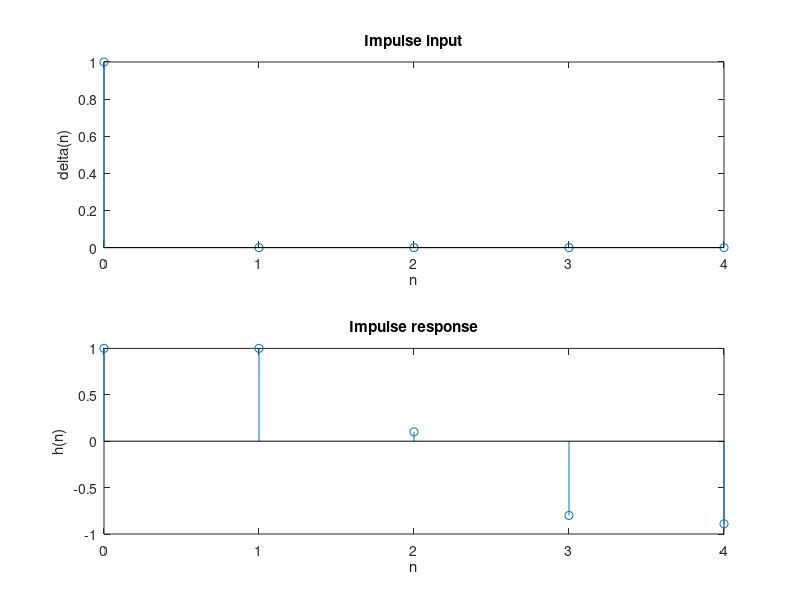

Here is the MATLAB script that generated this plot:
% Clear all previous stuff
clc;
clear all;

% To find Impulse Response
N = input('Length of response required = ');
b = [1]; % x[n] coefficient
a = [1, - 1, 0.9]; % ycoefficients

% Impulse input
x = [1, zeros(1, N - 1)];

% Time vector for plotting
n = 0:1:N - 1;

% Impulse response
h = filter(b, a, x);

% Plot the waveforms
subplot(2, 1, 1);
stem(n, x);
title('Impulse input');
xlabel('n');
ylabel('delta(n)');
subplot(2, 1, 2);
stem(n, h);
title('Impulse response');
xlabel('n');
ylabel('h(n)');